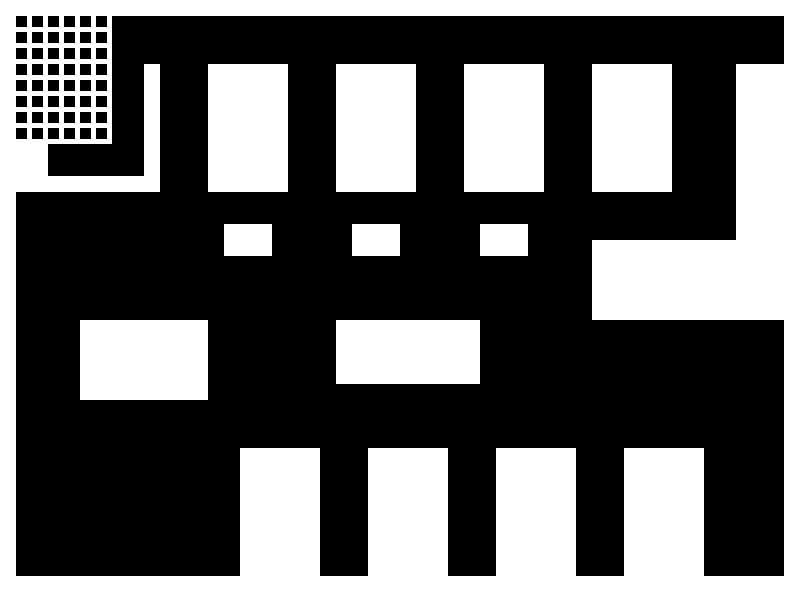

The image is a tile-based game level rendered from a .tmx file. Its description and source (layers, tilesets, objects; grid data summarised) follow:
An orthogonal 50x38 tile map with 16x16 px tiles, 1 tile layer (buildings).

<map version="1.0" orientation="orthogonal" width="50" height="38" tilewidth="16" tileheight="16">
 <tileset firstgid="1" name="map" tilewidth="16" tileheight="16">
  <image source="../gfx/map.png" width="256" height="256" />
  <terraintypes>
   <terrain name="Neues Terrain erzeugen" tile="-1" />
  </terraintypes>
  <tile id="0">
   <properties>
    <property name="wall" value="1" />
   </properties>
  </tile>
  <tile id="1">
   <properties>
    <property name="wall" value="1" />
   </properties>
  </tile>
  <tile id="3">
   <properties>
    <property name="wall" value="1" />
   </properties>
  </tile>
  <tile id="4">
   <properties>
    <property name="wall" value="1" />
   </properties>
  </tile>
 </tileset>
 <layer name="buildings" width="50" height="38">
  <data>[1900 cells, 795 non-empty, 5 distinct tile ids]</data>
 </layer>
</map>